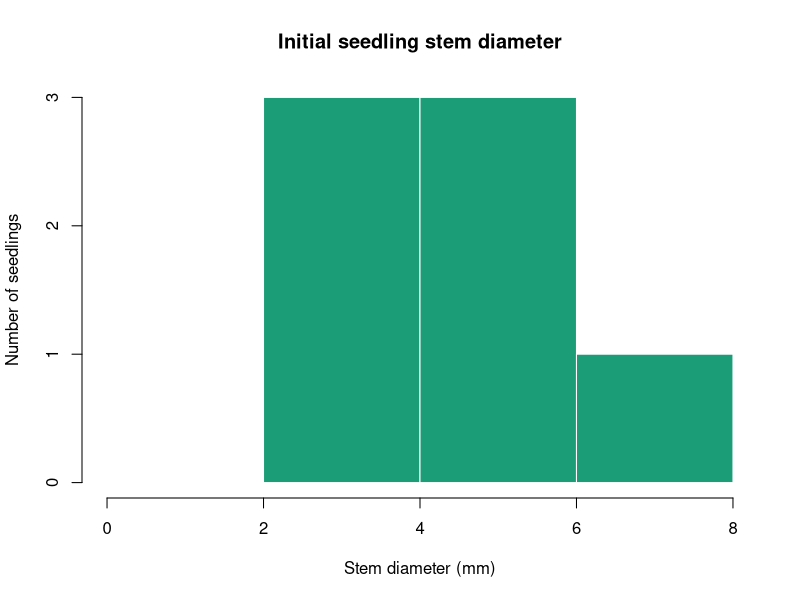

Write the R code that produced this figure.
## ---- chunk 1
seedlings <- read.csv("data/seedlings.csv")
head(seedlings)
## ---- chunk 2
hist(
  seedlings$diameter_mm,
  breaks = c(0, 2, 4, 6, 8),
  main = "Initial seedling stem diameter",
  xlab = "Stem diameter (mm)",
  ylab = "Number of seedlings",
  col = "#1b9e77",
  border = "white"
)
